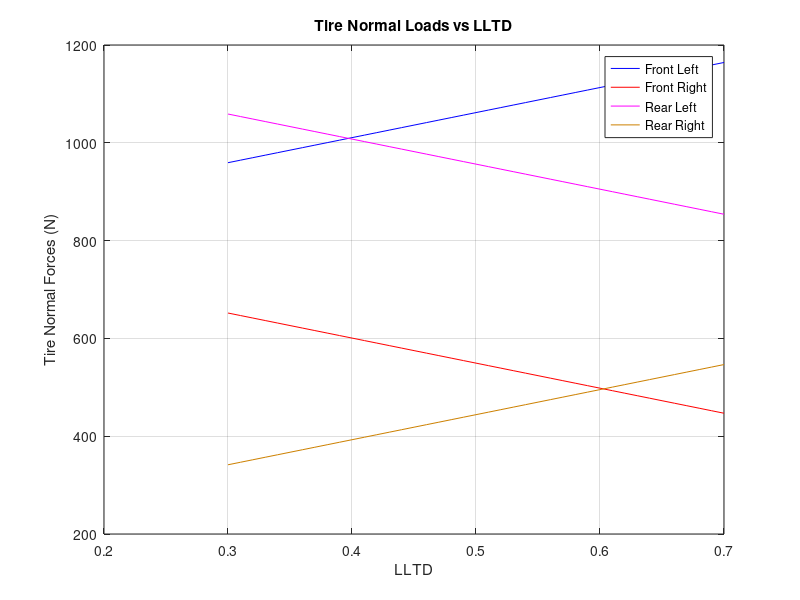

Source code (MATLAB):
clc; clear; close all

%% Inputs
mass = 307; % kg
g = 9.81; % m/s^2
track_f = 1.23; % m
track_r = 1.23; % m
h_CG = 0.279; % m
L = 1.55; % m wheelbase
Wf_static = 0.535; % static front weight distribution
ay = 1.5 * g; % peak lateral acceleration

LLTD_vals = 0.3:0.01:0.7; % fraction of total LLT on front axle

%% Derived
W_total = mass * g;
Wf = W_total * Wf_static;
Wr = W_total - Wf;

%% Preallocate
Fz_FL = zeros(size(LLTD_vals));
Fz_FR = zeros(size(LLTD_vals));
Fz_RL = zeros(size(LLTD_vals));
Fz_RR = zeros(size(LLTD_vals));
K_understeer = zeros(size(LLTD_vals));

for i = 1:length(LLTD_vals)
    LLTD = LLTD_vals(i);

    % Total lateral load transfer
    LLT_total = mass * ay * h_CG / (track_f/2 + track_r/2);

    % Split LLT between front and rear
    LLT_front = LLT_total * LLTD;
    LLT_rear = LLT_total * (1 - LLTD);

    % Split left/right
    dFz_front = LLT_front / 2;
    dFz_rear = LLT_rear / 2;

    % Static loads per wheel
    Fz_FL(i) = Wf/2 + dFz_front;
    Fz_FR(i) = Wf/2 - dFz_front;
    Fz_RL(i) = Wr/2 + dFz_rear;
    Fz_RR(i) = Wr/2 - dFz_rear;

    % Understeer gradient approximation (°/g)
    % Assume front/rear cornering stiffness proportional to vertical load
    Cf = (Fz_FL(i) + Fz_FR(i)) / (2 * 1000); % N/deg scaling
    Cr = (Fz_RL(i) + Fz_RR(i)) / (2 * 1000);
    K_understeer(i) = (Wf_static/Cf - (1 - Wf_static)/Cr) * 57.3; % deg/g
end

%% Plot normal loads vs LLTD
figure
plot(LLTD_vals, Fz_FL, 'b', 'DisplayName', 'Front Left'); hold on
plot(LLTD_vals, Fz_FR, 'r', 'DisplayName', 'Front Right')
plot(LLTD_vals, Fz_RL, 'm', 'DisplayName', 'Rear Left')
plot(LLTD_vals, Fz_RR, 'Color', [0.8 0.5 0], 'DisplayName', 'Rear Right')
xlabel('LLTD')
ylabel('Tire Normal Forces (N)')
legend
grid on
title('Tire Normal Loads vs LLTD')
